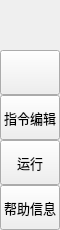
        <widget class="QFrame" name="leftMenuBg">
         <property name="minimumSize">
          <size>
           <width>60</width>
           <height>0</height>
          </size>
         </property>
         <property name="maximumSize">
          <size>
           <width>60</width>
           <height>16777215</height>
          </size>
         </property>
         <property name="frameShape">
          <enum>QFrame::NoFrame</enum>
         </property>
         <property name="frameShadow">
          <enum>QFrame::Raised</enum>
         </property>
         <layout class="QVBoxLayout" name="verticalLayout_3">
          <property name="spacing">
           <number>0</number>
          </property>
          <property name="leftMargin">
           <number>0</number>
          </property>
          <property name="topMargin">
           <number>0</number>
          </property>
          <property name="rightMargin">
           <number>0</number>
          </property>
          <property name="bottomMargin">
           <number>0</number>
          </property>
          <item>
           <widget class="QFrame" name="topLogoInfo">
            <property name="minimumSize">
             <size>
              <width>0</width>
              <height>50</height>
             </size>
            </property>
            <property name="maximumSize">
             <size>
              <width>16777215</width>
              <height>50</height>
             </size>
            </property>
            <property name="frameShape">
             <enum>QFrame::NoFrame</enum>
            </property>
            <property name="frameShadow">
             <enum>QFrame::Raised</enum>
            </property>
            <widget class="QFrame" name="topLogo">
             <property name="geometry">
              <rect>
               <x>10</x>
               <y>5</y>
               <width>42</width>
               <height>42</height>
              </rect>
             </property>
             <property name="minimumSize">
              <size>
               <width>42</width>
               <height>42</height>
              </size>
             </property>
             <property name="maximumSize">
              <size>
               <width>42</width>
               <height>42</height>
              </size>
             </property>
             <property name="frameShape">
              <enum>QFrame::NoFrame</enum>
             </property>
             <property name="frameShadow">
              <enum>QFrame::Raised</enum>
             </property>
            </widget>
            <widget class="QLabel" name="titleLeftApp">
             <property name="geometry">
              <rect>
               <x>70</x>
               <y>8</y>
               <width>160</width>
               <height>20</height>
              </rect>
             </property>
             <property name="font">
              <font>
               <family>Segoe UI Semibold</family>
               <pointsize>12</pointsize>
               <weight>7</weight>
               <italic>false</italic>
               <bold>false</bold>
              </font>
             </property>
             <property name="text">
              <string>OCR&amp;RPA</string>
             </property>
             <property name="alignment">
              <set>Qt::AlignLeading|Qt::AlignLeft|Qt::AlignTop</set>
             </property>
            </widget>
            <widget class="QLabel" name="titleLeftDescription">
             <property name="geometry">
              <rect>
               <x>70</x>
               <y>27</y>
               <width>160</width>
               <height>16</height>
              </rect>
             </property>
             <property name="maximumSize">
              <size>
               <width>16777215</width>
               <height>16</height>
              </size>
             </property>
             <property name="font">
              <font>
               <family>Segoe UI</family>
               <pointsize>8</pointsize>
               <weight>50</weight>
               <italic>false</italic>
               <bold>false</bold>
              </font>
             </property>
             <property name="text">
              <string>By:HUST-AIA-ISE</string>
             </property>
             <property name="alignment">
              <set>Qt::AlignLeading|Qt::AlignLeft|Qt::AlignTop</set>
             </property>
            </widget>
           </widget>
          </item>
          <item>
           <widget class="QFrame" name="leftMenuFrame">
            <property name="frameShape">
             <enum>QFrame::NoFrame</enum>
            </property>
            <property name="frameShadow">
             <enum>QFrame::Raised</enum>
            </property>
            <layout class="QVBoxLayout" name="verticalMenuLayout">
             <property name="spacing">
              <number>0</number>
             </property>
             <property name="leftMargin">
              <number>0</number>
             </property>
             <property name="topMargin">
              <number>0</number>
             </property>
             <property name="rightMargin">
              <number>0</number>
             </property>
             <property name="bottomMargin">
              <number>0</number>
             </property>
             <item>
              <widget class="QFrame" name="toggleBox">
               <property name="maximumSize">
                <size>
                 <width>16777215</width>
                 <height>45</height>
                </size>
               </property>
               <property name="frameShape">
                <enum>QFrame::NoFrame</enum>
               </property>
               <property name="frameShadow">
                <enum>QFrame::Raised</enum>
               </property>
               <layout class="QVBoxLayout" name="verticalLayout_4">
                <property name="spacing">
                 <number>0</number>
                </property>
                <property name="leftMargin">
                 <number>0</number>
                </property>
                <property name="topMargin">
                 <number>0</number>
                </property>
                <property name="rightMargin">
                 <number>0</number>
                </property>
                <property name="bottomMargin">
                 <number>0</number>
                </property>
                <item>
                 <widget class="QPushButton" name="toggleButton">
                  <property name="sizePolicy">
                   <sizepolicy hsizetype="Expanding" vsizetype="Fixed">
                    <horstretch>0</horstretch>
                    <verstretch>0</verstretch>
                   </sizepolicy>
                  </property>
                  <property name="minimumSize">
                   <size>
                    <width>0</width>
                    <height>45</height>
                   </size>
                  </property>
                  <property name="font">
                   <font>
                    <family>HarmonyOS Sans SC</family>
                    <pointsize>10</pointsize>
                    <weight>50</weight>
                    <italic>false</italic>
                    <bold>false</bold>
                   </font>
                  </property>
                  <property name="cursor">
                   <cursorShape>PointingHandCursor</cursorShape>
                  </property>
                  <property name="layoutDirection">
                   <enum>Qt::LeftToRight</enum>
                  </property>
                  <property name="styleSheet">
                   <string notr="true">background-image: url(:/icons/images/icons/unfold.png);</string>
                  </property>
                  <property name="text">
                   <string/>
                  </property>
                 </widget>
                </item>
               </layout>
              </widget>
             </item>
             <item alignment="Qt::AlignTop">
              <widget class="QFrame" name="topMenu">
               <property name="frameShape">
                <enum>QFrame::NoFrame</enum>
               </property>
               <property name="frameShadow">
                <enum>QFrame::Raised</enum>
               </property>
               <layout class="QVBoxLayout" name="verticalLayout_8">
                <property name="spacing">
                 <number>0</number>
                </property>
                <property name="leftMargin">
                 <number>0</number>
                </property>
                <property name="topMargin">
                 <number>0</number>
                </property>
                <property name="rightMargin">
                 <number>0</number>
                </property>
                <property name="bottomMargin">
                 <number>0</number>
                </property>
                <item>
                 <widget class="QPushButton" name="btn_instruct">
                  <property name="sizePolicy">
                   <sizepolicy hsizetype="Expanding" vsizetype="Fixed">
                    <horstretch>0</horstretch>
                    <verstretch>0</verstretch>
                   </sizepolicy>
                  </property>
                  <property name="minimumSize">
                   <size>
                    <width>0</width>
                    <height>45</height>
                   </size>
                  </property>
                  <property name="font">
                   <font>
                    <family>HarmonyOS Sans SC</family>
                    <pointsize>10</pointsize>
                    <weight>50</weight>
                    <italic>false</italic>
                    <bold>false</bold>
                   </font>
                  </property>
                  <property name="cursor">
                   <cursorShape>PointingHandCursor</cursorShape>
                  </property>
                  <property name="toolTip">
                   <string>指令编辑</string>
                  </property>
                  <property name="layoutDirection">
                   <enum>Qt::LeftToRight</enum>
                  </property>
                  <property name="styleSheet">
                   <string notr="true">background-image: url(:/icons/images/icons/cil-browser.png);</string>
                  </property>
                  <property name="text">
                   <string>指令编辑</string>
                  </property>
                 </widget>
                </item>
                <item>
                 <widget class="QPushButton" name="btn_run">
                  <property name="sizePolicy">
                   <sizepolicy hsizetype="Expanding" vsizetype="Fixed">
                    <horstretch>0</horstretch>
                    <verstretch>0</verstretch>
                   </sizepolicy>
                  </property>
                  <property name="minimumSize">
                   <size>
                    <width>0</width>
                    <height>45</height>
                   </size>
                  </property>
                  <property name="font">
                   <font>
                    <family>HarmonyOS Sans SC</family>
                    <pointsize>10</pointsize>
                    <weight>50</weight>
                    <italic>false</italic>
                    <bold>false</bold>
                   </font>
                  </property>
                  <property name="cursor">
                   <cursorShape>PointingHandCursor</cursorShape>
                  </property>
                  <property name="toolTip">
                   <string/>
                  </property>
                  <property name="toolTipDuration">
                   <number>-1</number>
                  </property>
                  <property name="layoutDirection">
                   <enum>Qt::LeftToRight</enum>
                  </property>
                  <property name="styleSheet">
                   <string notr="true">background-image: url(:/icons/images/icons/cil-media-play.png);</string>
                  </property>
                  <property name="text">
                   <string>运行</string>
                  </property>
                 </widget>
                </item>
               </layout>
              </widget>
             </item>
             <item alignment="Qt::AlignBottom">
              <widget class="QFrame" name="bottomMenu">
               <property name="frameShape">
                <enum>QFrame::NoFrame</enum>
               </property>
               <property name="frameShadow">
                <enum>QFrame::Raised</enum>
               </property>
               <layout class="QVBoxLayout" name="verticalLayout_9">
                <property name="spacing">
                 <number>0</number>
                </property>
                <property name="leftMargin">
                 <number>0</number>
                </property>
                <property name="topMargin">
                 <number>0</number>
                </property>
                <property name="rightMargin">
                 <number>0</number>
                </property>
                <property name="bottomMargin">
                 <number>0</number>
                </property>
                <item>
                 <widget class="QPushButton" name="toggleLeftBox">
                  <property name="sizePolicy">
                   <sizepolicy hsizetype="Expanding" vsizetype="Fixed">
                    <horstretch>0</horstretch>
                    <verstretch>0</verstretch>
                   </sizepolicy>
                  </property>
                  <property name="minimumSize">
                   <size>
                    <width>0</width>
                    <height>45</height>
                   </size>
                  </property>
                  <property name="font">
                   <font>
                    <family>HarmonyOS Sans SC</family>
                    <pointsize>10</pointsize>
                    <weight>50</weight>
                    <italic>false</italic>
                    <bold>false</bold>
                   </font>
                  </property>
                  <property name="cursor">
                   <cursorShape>PointingHandCursor</cursorShape>
                  </property>
                  <property name="layoutDirection">
                   <enum>Qt::LeftToRight</enum>
                  </property>
                  <property name="styleSheet">
                   <string notr="true">background-image: url(:/icons/images/icons/icon_information.svg);</string>
                  </property>
                  <property name="text">
                   <string>帮助信息</string>
                  </property>
                  <property name="iconSize">
                   <size>
                    <width>50</width>
                    <height>16</height>
                   </size>
                  </property>
                 </widget>
                </item>
               </layout>
              </widget>
             </item>
            </layout>
           </widget>
          </item>
         </layout>
        </widget>
